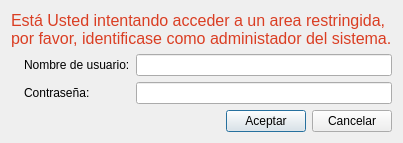
<?xml version="1.0" encoding="UTF-8"?>
<ui version="4.0">
 <class>AreaRestringida_form</class>
 <widget class="QDialog" name="AreaRestringida_form">
  <property name="geometry">
   <rect>
    <x>0</x>
    <y>0</y>
    <width>396</width>
    <height>142</height>
   </rect>
  </property>
  <property name="sizePolicy">
   <sizepolicy hsizetype="Fixed" vsizetype="Fixed">
    <horstretch>0</horstretch>
    <verstretch>0</verstretch>
   </sizepolicy>
  </property>
  <property name="maximumSize">
   <size>
    <width>396</width>
    <height>142</height>
   </size>
  </property>
  <property name="windowTitle">
   <string>Area restringida</string>
  </property>
  <layout class="QGridLayout" name="gridLayout">
   <item row="0" column="0" colspan="2">
    <widget class="QLabel" name="label_3">
     <property name="font">
      <font>
       <pointsize>12</pointsize>
      </font>
     </property>
     <property name="styleSheet">
      <string notr="true">
color:rgb(218, 62, 35)</string>
     </property>
     <property name="text">
      <string>Está Usted intentando acceder a un area restringida,
por favor, identificase como administador del sistema.</string>
     </property>
    </widget>
   </item>
   <item row="1" column="0">
    <widget class="QLabel" name="icon_place">
     <property name="text">
      <string/>
     </property>
     <property name="pixmap">
      <pixmap resource="Maya.qrc">:/Icons/PNG/proveedores.png</pixmap>
     </property>
     <property name="scaledContents">
      <bool>false</bool>
     </property>
    </widget>
   </item>
   <item row="1" column="1">
    <layout class="QFormLayout" name="formLayout">
     <item row="0" column="0">
      <widget class="QLabel" name="label">
       <property name="text">
        <string>Nombre de usuario:</string>
       </property>
      </widget>
     </item>
     <item row="0" column="1">
      <widget class="QLineEdit" name="lineUsuario"/>
     </item>
     <item row="1" column="0">
      <widget class="QLabel" name="label_2">
       <property name="text">
        <string>Contraseña:</string>
       </property>
      </widget>
     </item>
     <item row="1" column="1">
      <widget class="QLineEdit" name="linePassword">
       <property name="echoMode">
        <enum>QLineEdit::Password</enum>
       </property>
      </widget>
     </item>
    </layout>
   </item>
   <item row="2" column="1">
    <layout class="QHBoxLayout" name="horizontalLayout">
     <item>
      <spacer name="horizontalSpacer">
       <property name="orientation">
        <enum>Qt::Horizontal</enum>
       </property>
       <property name="sizeHint" stdset="0">
        <size>
         <width>40</width>
         <height>20</height>
        </size>
       </property>
      </spacer>
     </item>
     <item>
      <widget class="QPushButton" name="btn_aceptar">
       <property name="text">
        <string>Aceptar</string>
       </property>
       <property name="icon">
        <iconset resource="Maya.qrc">
         <normaloff>:/Icons/PNG/OK.png</normaloff>:/Icons/PNG/OK.png</iconset>
       </property>
      </widget>
     </item>
     <item>
      <widget class="QPushButton" name="btn_cancelar">
       <property name="text">
        <string>Cancelar</string>
       </property>
       <property name="icon">
        <iconset resource="Maya.qrc">
         <normaloff>:/Icons/PNG/Delete.png</normaloff>:/Icons/PNG/Delete.png</iconset>
       </property>
      </widget>
     </item>
    </layout>
   </item>
  </layout>
 </widget>
 <resources>
  <include location="Maya.qrc"/>
 </resources>
 <connections/>
</ui>
